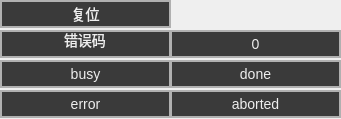
<?xml version="1.0" encoding="UTF-8"?>
<ui version="4.0">
 <class>jmcResetWidget</class>
 <widget class="QWidget" name="jmcResetWidget">
  <property name="geometry">
   <rect>
    <x>0</x>
    <y>0</y>
    <width>341</width>
    <height>119</height>
   </rect>
  </property>
  <property name="windowTitle">
   <string>Form</string>
  </property>
  <widget class="cSuperBtn" name="Execute">
   <property name="geometry">
    <rect>
     <x>0</x>
     <y>0</y>
     <width>171</width>
     <height>28</height>
    </rect>
   </property>
   <property name="styleSheet">
    <string notr="true"> 
    background-color: #3a3a3a; /* 更浅的灰色背景 */
    color: #eeeeee; /* 更亮的灰色字体，提高可读性 */
    font-size: 14px; /* 字体大小适中 */
     border: 2px solid #b0b0b0;</string>
   </property>
   <property name="text">
    <string>复位</string>
   </property>
  </widget>
  <widget class="QLineEdit" name="name_4">
   <property name="enabled">
    <bool>false</bool>
   </property>
   <property name="geometry">
    <rect>
     <x>0</x>
     <y>30</y>
     <width>171</width>
     <height>28</height>
    </rect>
   </property>
   <property name="styleSheet">
    <string notr="true"> 
    background-color: #3a3a3a; /* 更浅的灰色背景 */
    color: #eeeeee; /* 更亮的灰色字体，提高可读性 */
    font-size: 14px; /* 字体大小适中 */
     border: 2px solid #b0b0b0;

</string>
   </property>
   <property name="text">
    <string>错误码</string>
   </property>
   <property name="alignment">
    <set>Qt::AlignCenter</set>
   </property>
  </widget>
  <widget class="cSuperBtn" name="error">
   <property name="geometry">
    <rect>
     <x>0</x>
     <y>90</y>
     <width>171</width>
     <height>28</height>
    </rect>
   </property>
   <property name="styleSheet">
    <string notr="true"> 
    background-color: #3a3a3a; /* 更浅的灰色背景 */
    color: #eeeeee; /* 更亮的灰色字体，提高可读性 */
    font-size: 14px; /* 字体大小适中 */
     border: 2px solid #b0b0b0;</string>
   </property>
   <property name="text">
    <string>error</string>
   </property>
  </widget>
  <widget class="cSuperBtn" name="aborted">
   <property name="geometry">
    <rect>
     <x>170</x>
     <y>90</y>
     <width>171</width>
     <height>28</height>
    </rect>
   </property>
   <property name="styleSheet">
    <string notr="true"> 
    background-color: #3a3a3a; /* 更浅的灰色背景 */
    color: #eeeeee; /* 更亮的灰色字体，提高可读性 */
    font-size: 14px; /* 字体大小适中 */
     border: 2px solid #b0b0b0;</string>
   </property>
   <property name="text">
    <string>aborted</string>
   </property>
  </widget>
  <widget class="cSuperBtn" name="busy">
   <property name="geometry">
    <rect>
     <x>0</x>
     <y>60</y>
     <width>171</width>
     <height>28</height>
    </rect>
   </property>
   <property name="styleSheet">
    <string notr="true"> 
    background-color: #3a3a3a; /* 更浅的灰色背景 */
    color: #eeeeee; /* 更亮的灰色字体，提高可读性 */
    font-size: 14px; /* 字体大小适中 */
     border: 2px solid #b0b0b0;</string>
   </property>
   <property name="text">
    <string>busy</string>
   </property>
  </widget>
  <widget class="cSuperBtn" name="errorCode">
   <property name="geometry">
    <rect>
     <x>170</x>
     <y>30</y>
     <width>171</width>
     <height>28</height>
    </rect>
   </property>
   <property name="styleSheet">
    <string notr="true"> 
    background-color: #3a3a3a; /* 更浅的灰色背景 */
    color: #eeeeee; /* 更亮的灰色字体，提高可读性 */
    font-size: 14px; /* 字体大小适中 */
     border: 2px solid #b0b0b0;</string>
   </property>
   <property name="text">
    <string>0</string>
   </property>
  </widget>
  <widget class="cSuperBtn" name="done">
   <property name="geometry">
    <rect>
     <x>170</x>
     <y>60</y>
     <width>171</width>
     <height>28</height>
    </rect>
   </property>
   <property name="styleSheet">
    <string notr="true"> 
    background-color: #3a3a3a; /* 更浅的灰色背景 */
    color: #eeeeee; /* 更亮的灰色字体，提高可读性 */
    font-size: 14px; /* 字体大小适中 */
     border: 2px solid #b0b0b0;</string>
   </property>
   <property name="text">
    <string>done</string>
   </property>
  </widget>
 </widget>
 <customwidgets>
  <customwidget>
   <class>cSuperBtn</class>
   <extends>QPushButton</extends>
   <header>include/cwidget/cSuperBtn.h</header>
  </customwidget>
 </customwidgets>
 <resources/>
 <connections/>
</ui>
